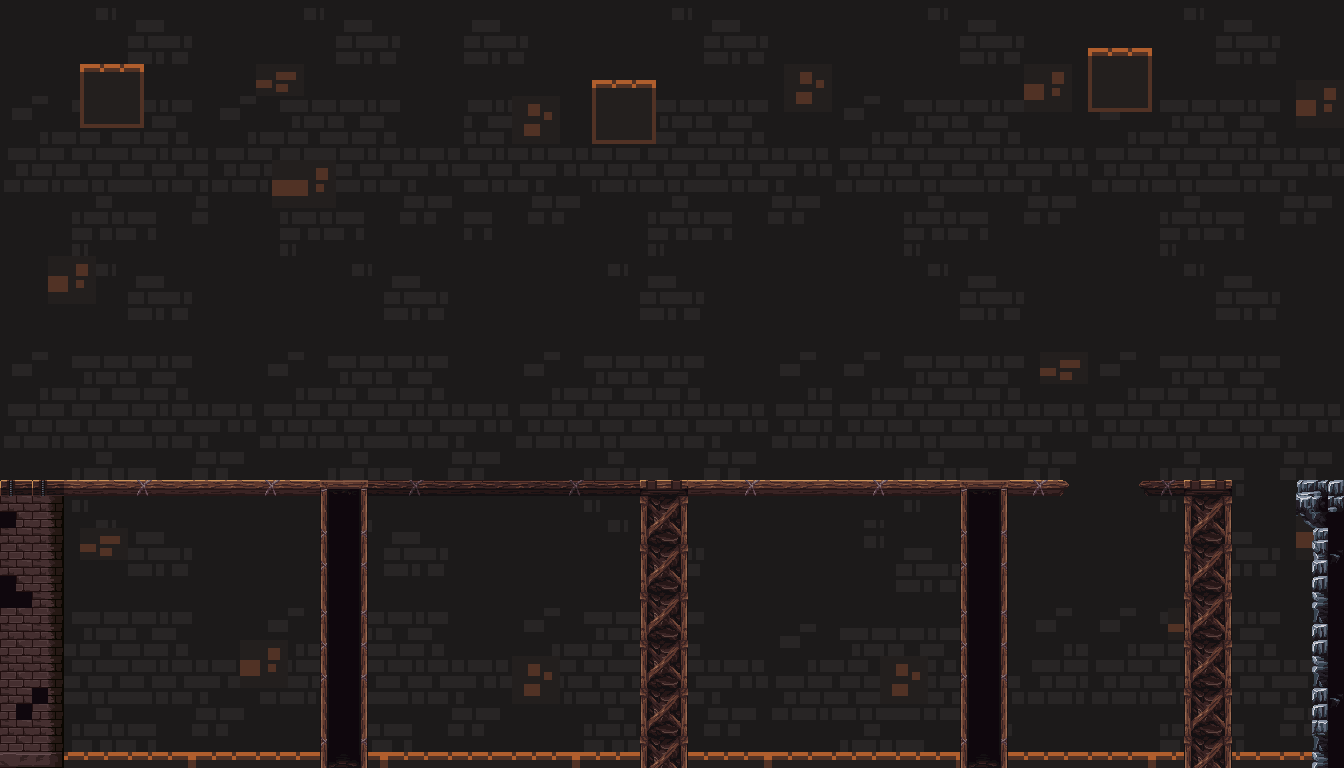

Tiled map render using the project's own tile images. Description and the map definition, with tile-layer contents summarised, below:
An orthogonal 84x48 tile map with 16x16 px tiles, 2 tile layers (Background, Collision), 2 tilesets.

<map version="1.9" tiledversion="1.9.2" orientation="orthogonal" renderorder="right-down" width="84" height="48" tilewidth="16" tileheight="16" infinite="0" nextlayerid="3" nextobjectid="1">
 <tileset firstgid="1" name="Cave_build_tileset" tilewidth="16" tileheight="16" tilecount="4096" columns="64">
  <image source="mainlev_build.png" width="1024" height="1024" />
 </tileset>
 <tileset firstgid="4097" name="Fire_back_tile" tilewidth="16" tileheight="16" tilecount="2560" columns="64">
  <image source="Fire_Map_Tiledset.png" width="1024" height="640" />
 </tileset>
 <layer id="1" name="Background" width="84" height="48" locked="1">
  <data>[4032 cells, 4032 non-empty, 308 distinct tile ids]</data>
 </layer>
 <layer id="2" name="Collision" width="84" height="48" locked="1">
  <data>[4032 cells, 384 non-empty, 69 distinct tile ids]</data>
 </layer>
</map>
